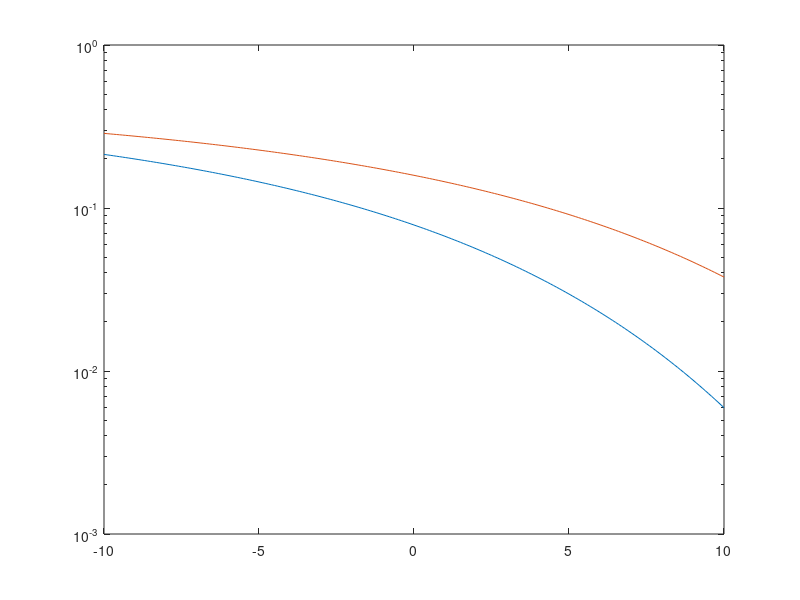

Recreate this plot in MATLAB.
z_db = -10:.1:10;
r12 = [-1 0];
z = db2mag(z_db);
p_e(1,:) = qfunc(sqrt((1 - r12(1))*z));
p_e(2,:) = qfunc(sqrt((1 - r12(2))*z));
semilogy(z_db, p_e(1,:))
hold on
semilogy(z_db, p_e(2,:))